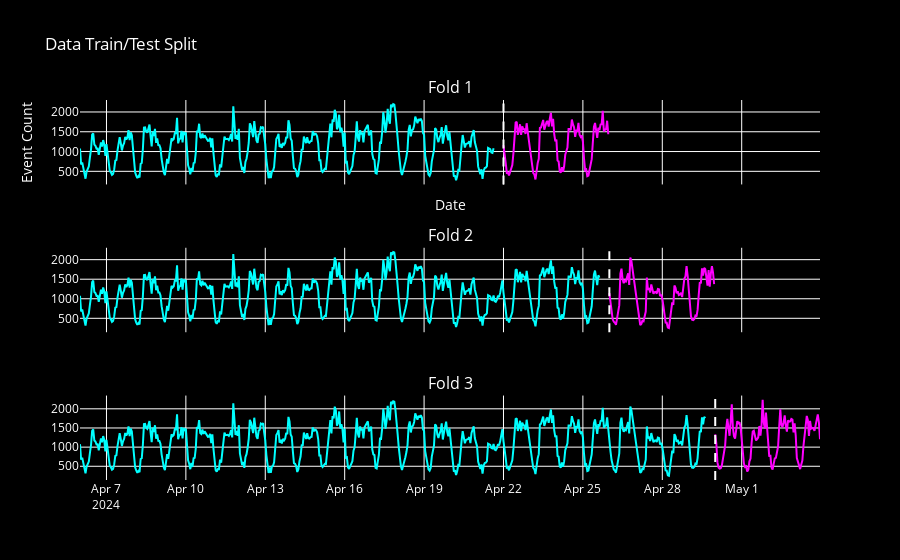

Notebook cell for this chart:
### Code cell
fold = 0
fig = make_subplots(rows=3, cols=1, shared_xaxes=True, subplot_titles=[f'Fold {i+1}' for i in range(3)])

# olors
train_color = 'cyan'
test_color = 'magenta'
split_line_color = 'white'

for train_idx, val_idx in tss.split(df):
    train = df.iloc[train_idx]
    test = df.iloc[val_idx]
    
    # Add training set trace
    fig.add_trace(
        go.Scatter(
            x=train.index,
            y=train['Event count'],
            mode='lines',
            line=dict(color=train_color, width=2),
            hoverinfo='text',
            text='Training Set'
        ),
        row=fold + 1,
        col=1
    )
    
    # Add test set trace
    fig.add_trace(
        go.Scatter(
            x=test.index,
            y=test['Event count'],
            mode='lines',
            line=dict(color=test_color, width=2),
            hoverinfo='text',
            text='Test Set'
        ),
        row=fold + 1,
        col=1
    )
    
    # Add vertical line for test set start
    fig.add_vline(x=test.index.min(), line_color=split_line_color, line_dash='dash', row=fold + 1, col=1)
    
    fold += 1

# Update layout for aesthetics
fig.update_layout(
    title='Data Train/Test Split',
    height=800,
    plot_bgcolor='black',  
    paper_bgcolor='black',  
    font=dict(color='white'),  
    xaxis_title='Date',
    yaxis_title='Event Count',
    showlegend=False  
)

# Show the plot
fig.show()
